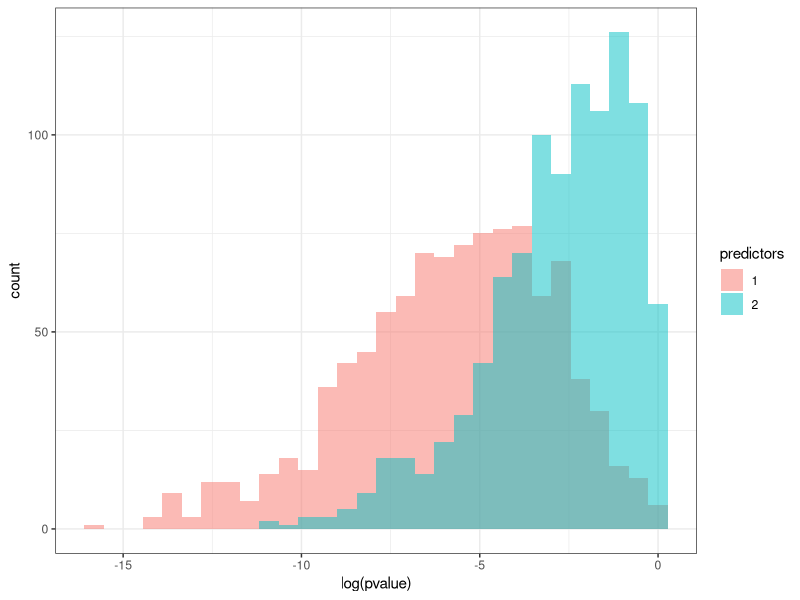
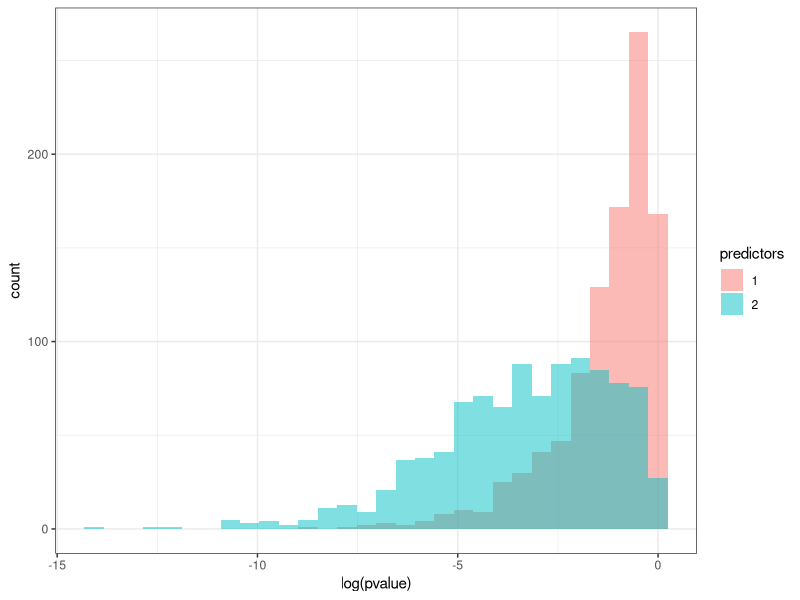
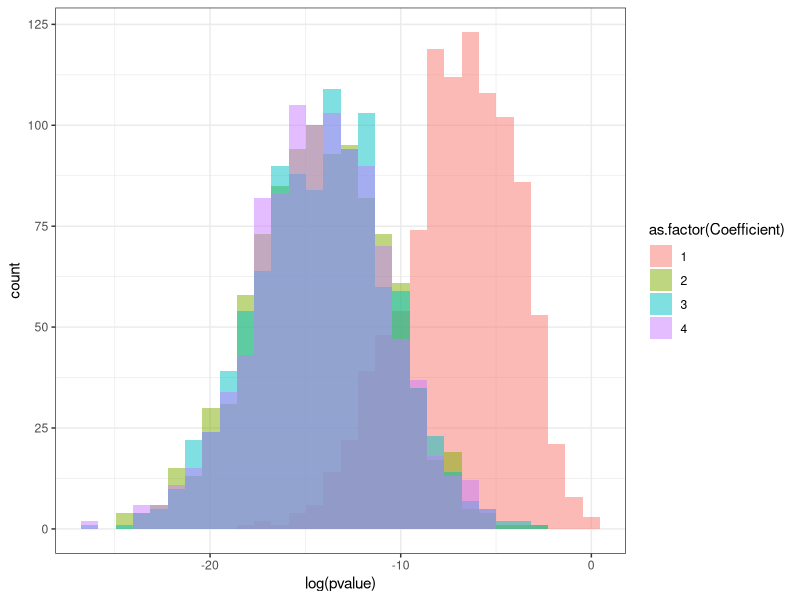
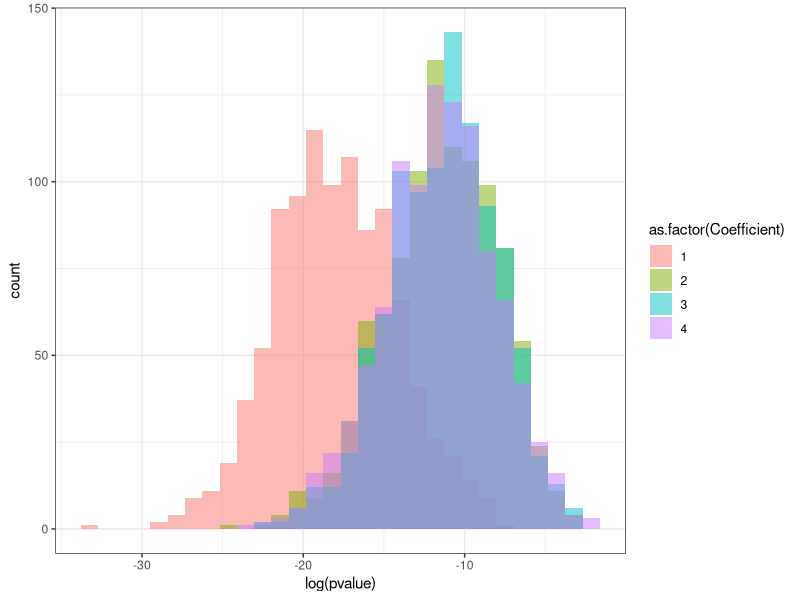

These charts were generated, in order, by the following R code:
## ---- chunk 1
countries <- read.csv("data/countries.csv")
## ---- chunk 2
# TODO: 4 models
## ---- chunk 3
# TODO: Fit the model
# TODO: Find the coefficient correlation
## ---- chunk 4
# TODO: Confidence interval
# TODO: Prediction interval
## ---- chunk 5
# Contrast vector
c("(Intercept)" = 1, unlist(countries[countries$cname == "Seychelles", 
                                      c("mad_gdppc", "wdi_expedu")])) - 
  c("(Intercept)" = 1, unlist(countries[countries$cname == "Madagascar", 
                                        c("mad_gdppc", "wdi_expedu")]))

# TODO: Contrast test
## ---- chunk 6
library(MASS)
library(ggplot2)

nsims = 1000
n = 20
beta_1 = 1
beta_2 = 2
sigma = 2

# Correlation matrix for Xs
Sigma = cbind(c(1, 0.5), c(0.5, 1))

# Model with predictors for only X_1
pvals_single = vector(length = nsims)
for (i in 1:nsims) {
  x = mvrnorm(n = n, rep(0, 2), Sigma)
  y = x %*% c(beta_1, beta_2) + rnorm(n, 0, sigma)
  pvals_single[i] = summary(lm(y ~ x[,1]))$coefficients[2, 4] # Notice the difference
}

# Model with predictors for X_1 and X_2
pvals_double = vector(length = nsims)
for (i in 1:nsims) {
  x = mvrnorm(n = n, rep(0, 2), Sigma)
  y = x %*% c(beta_1, beta_2) + rnorm(n, 0, sigma)
  pvals_double[i] = summary(lm(y ~ x))$coefficients[2, 4] # Notice the difference
}

out_data = data.frame(predictors = as.factor(c(rep(1, nsims), rep(2, nsims))), pvalue = c(pvals_single, pvals_double))

ggplot(out_data, aes(x = log(pvalue), fill = predictors)) + 
  geom_histogram(alpha=0.5, position="identity", bins=30) + 
  theme_bw()
## ---- chunk 7
nsims = 1000
n = 20
beta_1 = 1
beta_2 = 2
sigma = 2

# Notice the very large variance of X_2
Sigma = cbind(c(1, 0), c(0, 10))

# Model with X_1 as the only predictor
pvals_single = vector(length = nsims)
for (i in 1:nsims) {
  x = mvrnorm(n = n, rep(0, 2), Sigma)
  y = x %*% c(beta_1, beta_2) + rnorm(n, 0, sigma)
  pvals_single[i] = summary(lm(y ~ x[,1]))$coefficients[2, 4] # Notice the difference
}

# Model with both X_1 and X_2 as predictors
pvals_double = vector(length = nsims)
for (i in 1:nsims) {
  x = mvrnorm(n = n, rep(0, 2), Sigma)
  y = x %*% c(beta_1, beta_2) + rnorm(n, 0, sigma)
  pvals_double[i] = summary(lm(y ~ x))$coefficients[2, 4] # Notice the difference
}

out_data = data.frame(predictors = as.factor(c(rep(1, nsims), rep(2, nsims))), pvalue = c(pvals_single, pvals_double))

ggplot(out_data, aes(x = log(pvalue), fill = predictors)) + 
  geom_histogram(alpha=0.5, position="identity", bins = 30) + 
  theme_bw()
## ---- chunk 8
library(reshape2)

nsims = 1000
n = 20
beta_1 = 2
beta_2 = 2
beta_3 = 2
beta_4 = 2
sigma = 2

# Model with X_1 as the only predictor
pvals = matrix(nrow = nsims, ncol = 4)
for (i in 1:nsims) {
  x_main = rnorm(n, 0, 2)
  x_2 = rnorm(n, x_main, 2)
  x_3 = rnorm(n, x_main, 2)
  x_4 = rnorm(n, x_main, 2)
  y = beta_1 * x_main + beta_2 * x_2 + beta_3 * x_3 + beta_4 * x_4 + rnorm(n, 0, sigma)
  pvals[i,] = summary(lm(y ~ x_main + x_2 + x_3 + x_4))$coefficients[2:5, 4]
}

out_data = melt(pvals)[,2:3]
colnames(out_data) <- c("Coefficient", "pvalue")

ggplot(out_data, aes(x = log(pvalue), fill = as.factor(Coefficient))) + 
  geom_histogram(alpha=0.5, position="identity", bins = 30) + 
  theme_bw()
## ---- chunk 9
library(reshape2)

nsims = 1000
n = 20
beta_1 = 2
beta_2 = 2
beta_3 = 2
beta_4 = 2
sigma = 2

# Model with X_1 as the only predictor
pvals = matrix(nrow = nsims, ncol = 4)
for (i in 1:nsims) {
  x_main = rnorm(n, 0, 2)
  x_2 = rnorm(n, x_main, 2)
  x_3 = rnorm(n, x_main, 2)
  x_4 = rnorm(n, x_main, 2)
  y = beta_1 * x_main + beta_2 * x_2 + beta_3 * x_3 + beta_4 * x_4 + rnorm(n, 0, sigma)
  pvals[i,1] = summary(lm(y ~ x_main))$coefficients[2, 4]
  pvals[i,2] = summary(lm(y ~ x_2))$coefficients[2, 4]
  pvals[i,3] = summary(lm(y ~ x_3))$coefficients[2, 4]
  pvals[i,4] = summary(lm(y ~ x_4))$coefficients[2, 4]
}

out_data = melt(pvals)[,2:3]
colnames(out_data) <- c("Coefficient", "pvalue")

ggplot(out_data, aes(x = log(pvalue), fill = as.factor(Coefficient))) + 
  geom_histogram(alpha=0.5, position="identity", bins = 30) + 
  theme_bw()
